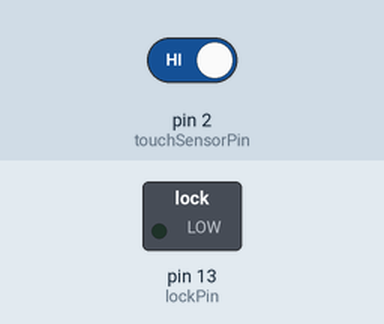
This sketch was run on a simulated Arduino Uno, built with avr-gcc and run on an emulated ATmega328P. Parts: switched loads named in the sketch (green lamp = pin HIGH). The inputs (shaded band) are chosen by the test bench; at power-on: pin 2 (touchSensorPin) HIGH.

Above: at 1.2 s.
1.3 s: pin 2 (touchSensorPin) driven LOW
At 2.1 s:
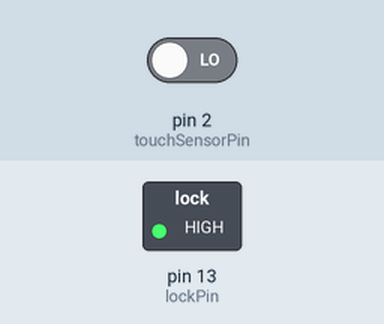
4.3 s: pin 2 (touchSensorPin) driven HIGH
At 4.7 s:
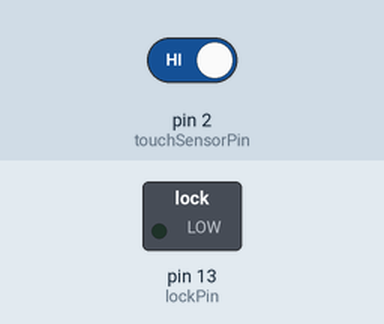
Timing chart, 0 to 7.3 s (numbered marks = the images above; inputs shaded):
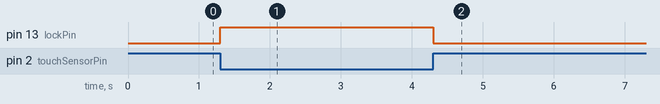

The sketch:

metal_touch-drawer.ino
```cpp
const int touchSensorPin = 2;
const int lockPin = 13;

void setup() {
  pinMode(touchSensorPin, INPUT_PULLUP);
  pinMode(lockPin, OUTPUT);
}

void loop() {
  if (digitalRead(touchSensorPin) == LOW) {
    digitalWrite(lockPin, HIGH);
    delay(1000);
    digitalWrite(lockPin, LOW);
  }
}
```

Measured:
- after the input at 1.3 s, pin 13 (lockPin): LOW → HIGH at once
- after the input at 4.3 s, pin 13 (lockPin): HIGH → LOW at once
